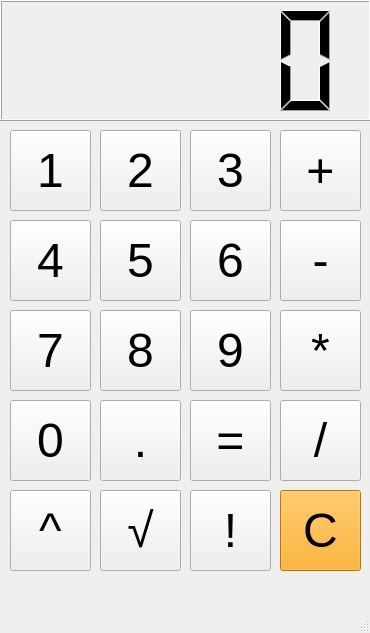
<?xml version="1.0" encoding="UTF-8"?>
<ui version="4.0">
 <class>MainWindow</class>
 <widget class="QMainWindow" name="MainWindow">
  <property name="geometry">
   <rect>
    <x>0</x>
    <y>0</y>
    <width>370</width>
    <height>633</height>
   </rect>
  </property>
  <property name="minimumSize">
   <size>
    <width>370</width>
    <height>633</height>
   </size>
  </property>
  <property name="maximumSize">
   <size>
    <width>370</width>
    <height>633</height>
   </size>
  </property>
  <property name="windowTitle">
   <string>MainWindow</string>
  </property>
  <widget class="QWidget" name="centralwidget">
   <widget class="QLCDNumber" name="lcdNumber">
    <property name="geometry">
     <rect>
      <x>0</x>
      <y>0</y>
      <width>371</width>
      <height>121</height>
     </rect>
    </property>
   </widget>
   <widget class="QPushButton" name="pushButton">
    <property name="geometry">
     <rect>
      <x>10</x>
      <y>130</y>
      <width>81</width>
      <height>81</height>
     </rect>
    </property>
    <property name="font">
     <font>
      <family>Arial</family>
      <pointsize>36</pointsize>
     </font>
    </property>
    <property name="text">
     <string>1</string>
    </property>
   </widget>
   <widget class="QPushButton" name="pushButton_2">
    <property name="geometry">
     <rect>
      <x>100</x>
      <y>130</y>
      <width>81</width>
      <height>81</height>
     </rect>
    </property>
    <property name="font">
     <font>
      <family>Arial</family>
      <pointsize>36</pointsize>
     </font>
    </property>
    <property name="text">
     <string>2</string>
    </property>
   </widget>
   <widget class="QPushButton" name="pushButton_3">
    <property name="geometry">
     <rect>
      <x>190</x>
      <y>130</y>
      <width>81</width>
      <height>81</height>
     </rect>
    </property>
    <property name="font">
     <font>
      <family>Arial</family>
      <pointsize>36</pointsize>
      <weight>50</weight>
      <bold>false</bold>
     </font>
    </property>
    <property name="text">
     <string>3</string>
    </property>
   </widget>
   <widget class="QPushButton" name="pushButton_4">
    <property name="geometry">
     <rect>
      <x>280</x>
      <y>130</y>
      <width>81</width>
      <height>81</height>
     </rect>
    </property>
    <property name="font">
     <font>
      <family>Arial</family>
      <pointsize>36</pointsize>
      <weight>50</weight>
      <bold>false</bold>
     </font>
    </property>
    <property name="text">
     <string>+</string>
    </property>
    <property name="iconSize">
     <size>
      <width>20</width>
      <height>20</height>
     </size>
    </property>
   </widget>
   <widget class="QPushButton" name="pushButton_5">
    <property name="geometry">
     <rect>
      <x>10</x>
      <y>220</y>
      <width>81</width>
      <height>81</height>
     </rect>
    </property>
    <property name="font">
     <font>
      <family>Arial</family>
      <pointsize>36</pointsize>
     </font>
    </property>
    <property name="text">
     <string>4</string>
    </property>
   </widget>
   <widget class="QPushButton" name="pushButton_6">
    <property name="geometry">
     <rect>
      <x>190</x>
      <y>220</y>
      <width>81</width>
      <height>81</height>
     </rect>
    </property>
    <property name="font">
     <font>
      <family>Arial</family>
      <pointsize>36</pointsize>
      <weight>50</weight>
      <bold>false</bold>
     </font>
    </property>
    <property name="text">
     <string>6</string>
    </property>
   </widget>
   <widget class="QPushButton" name="pushButton_7">
    <property name="geometry">
     <rect>
      <x>280</x>
      <y>220</y>
      <width>81</width>
      <height>81</height>
     </rect>
    </property>
    <property name="font">
     <font>
      <family>Arial</family>
      <pointsize>36</pointsize>
      <weight>50</weight>
      <bold>false</bold>
     </font>
    </property>
    <property name="text">
     <string>-</string>
    </property>
    <property name="iconSize">
     <size>
      <width>20</width>
      <height>20</height>
     </size>
    </property>
   </widget>
   <widget class="QPushButton" name="pushButton_8">
    <property name="geometry">
     <rect>
      <x>100</x>
      <y>220</y>
      <width>81</width>
      <height>81</height>
     </rect>
    </property>
    <property name="font">
     <font>
      <family>Arial</family>
      <pointsize>36</pointsize>
     </font>
    </property>
    <property name="text">
     <string>5</string>
    </property>
   </widget>
   <widget class="QPushButton" name="pushButton_9">
    <property name="geometry">
     <rect>
      <x>190</x>
      <y>310</y>
      <width>81</width>
      <height>81</height>
     </rect>
    </property>
    <property name="font">
     <font>
      <family>Arial</family>
      <pointsize>36</pointsize>
      <weight>50</weight>
      <bold>false</bold>
     </font>
    </property>
    <property name="text">
     <string>9</string>
    </property>
   </widget>
   <widget class="QPushButton" name="pushButton_10">
    <property name="geometry">
     <rect>
      <x>280</x>
      <y>310</y>
      <width>81</width>
      <height>81</height>
     </rect>
    </property>
    <property name="font">
     <font>
      <family>Arial</family>
      <pointsize>36</pointsize>
      <weight>50</weight>
      <bold>false</bold>
     </font>
    </property>
    <property name="text">
     <string>*</string>
    </property>
    <property name="iconSize">
     <size>
      <width>20</width>
      <height>20</height>
     </size>
    </property>
   </widget>
   <widget class="QPushButton" name="pushButton_11">
    <property name="geometry">
     <rect>
      <x>100</x>
      <y>310</y>
      <width>81</width>
      <height>81</height>
     </rect>
    </property>
    <property name="font">
     <font>
      <family>Arial</family>
      <pointsize>36</pointsize>
     </font>
    </property>
    <property name="text">
     <string>8</string>
    </property>
   </widget>
   <widget class="QPushButton" name="pushButton_12">
    <property name="geometry">
     <rect>
      <x>10</x>
      <y>310</y>
      <width>81</width>
      <height>81</height>
     </rect>
    </property>
    <property name="font">
     <font>
      <family>Arial</family>
      <pointsize>36</pointsize>
     </font>
    </property>
    <property name="text">
     <string>7</string>
    </property>
   </widget>
   <widget class="QPushButton" name="pushButton_13">
    <property name="geometry">
     <rect>
      <x>10</x>
      <y>400</y>
      <width>81</width>
      <height>81</height>
     </rect>
    </property>
    <property name="font">
     <font>
      <family>Arial</family>
      <pointsize>36</pointsize>
     </font>
    </property>
    <property name="text">
     <string>0</string>
    </property>
   </widget>
   <widget class="QPushButton" name="pushButton_14">
    <property name="geometry">
     <rect>
      <x>190</x>
      <y>400</y>
      <width>81</width>
      <height>81</height>
     </rect>
    </property>
    <property name="font">
     <font>
      <family>Arial</family>
      <pointsize>36</pointsize>
      <weight>50</weight>
      <bold>false</bold>
     </font>
    </property>
    <property name="text">
     <string>=</string>
    </property>
   </widget>
   <widget class="QPushButton" name="pushButton_15">
    <property name="geometry">
     <rect>
      <x>280</x>
      <y>400</y>
      <width>81</width>
      <height>81</height>
     </rect>
    </property>
    <property name="font">
     <font>
      <family>Arial</family>
      <pointsize>36</pointsize>
      <weight>50</weight>
      <bold>false</bold>
     </font>
    </property>
    <property name="text">
     <string>/</string>
    </property>
    <property name="iconSize">
     <size>
      <width>20</width>
      <height>20</height>
     </size>
    </property>
   </widget>
   <widget class="QPushButton" name="pushButton_16">
    <property name="geometry">
     <rect>
      <x>100</x>
      <y>400</y>
      <width>81</width>
      <height>81</height>
     </rect>
    </property>
    <property name="font">
     <font>
      <family>Arial</family>
      <pointsize>36</pointsize>
     </font>
    </property>
    <property name="text">
     <string>.</string>
    </property>
   </widget>
   <widget class="QPushButton" name="pushButton_17">
    <property name="geometry">
     <rect>
      <x>100</x>
      <y>490</y>
      <width>81</width>
      <height>81</height>
     </rect>
    </property>
    <property name="font">
     <font>
      <family>Arial</family>
      <pointsize>36</pointsize>
     </font>
    </property>
    <property name="text">
     <string>√</string>
    </property>
   </widget>
   <widget class="QPushButton" name="pushButton_18">
    <property name="geometry">
     <rect>
      <x>10</x>
      <y>490</y>
      <width>81</width>
      <height>81</height>
     </rect>
    </property>
    <property name="font">
     <font>
      <family>Arial</family>
      <pointsize>36</pointsize>
     </font>
    </property>
    <property name="text">
     <string>^</string>
    </property>
   </widget>
   <widget class="QPushButton" name="pushButton_19">
    <property name="geometry">
     <rect>
      <x>190</x>
      <y>490</y>
      <width>81</width>
      <height>81</height>
     </rect>
    </property>
    <property name="font">
     <font>
      <family>Arial</family>
      <pointsize>36</pointsize>
      <weight>50</weight>
      <bold>false</bold>
     </font>
    </property>
    <property name="text">
     <string>!</string>
    </property>
   </widget>
   <widget class="QPushButton" name="pushButton_20">
    <property name="geometry">
     <rect>
      <x>280</x>
      <y>490</y>
      <width>81</width>
      <height>81</height>
     </rect>
    </property>
    <property name="font">
     <font>
      <family>Arial</family>
      <pointsize>36</pointsize>
      <weight>50</weight>
      <bold>false</bold>
     </font>
    </property>
    <property name="styleSheet">
     <string notr="true">QPushButton#pushButton_20 {
	background-color: orange;
}</string>
    </property>
    <property name="text">
     <string>C</string>
    </property>
    <property name="iconSize">
     <size>
      <width>20</width>
      <height>20</height>
     </size>
    </property>
   </widget>
  </widget>
  <widget class="QMenuBar" name="menubar">
   <property name="geometry">
    <rect>
     <x>0</x>
     <y>0</y>
     <width>370</width>
     <height>26</height>
    </rect>
   </property>
  </widget>
  <widget class="QStatusBar" name="statusbar"/>
 </widget>
 <resources/>
 <connections/>
</ui>
